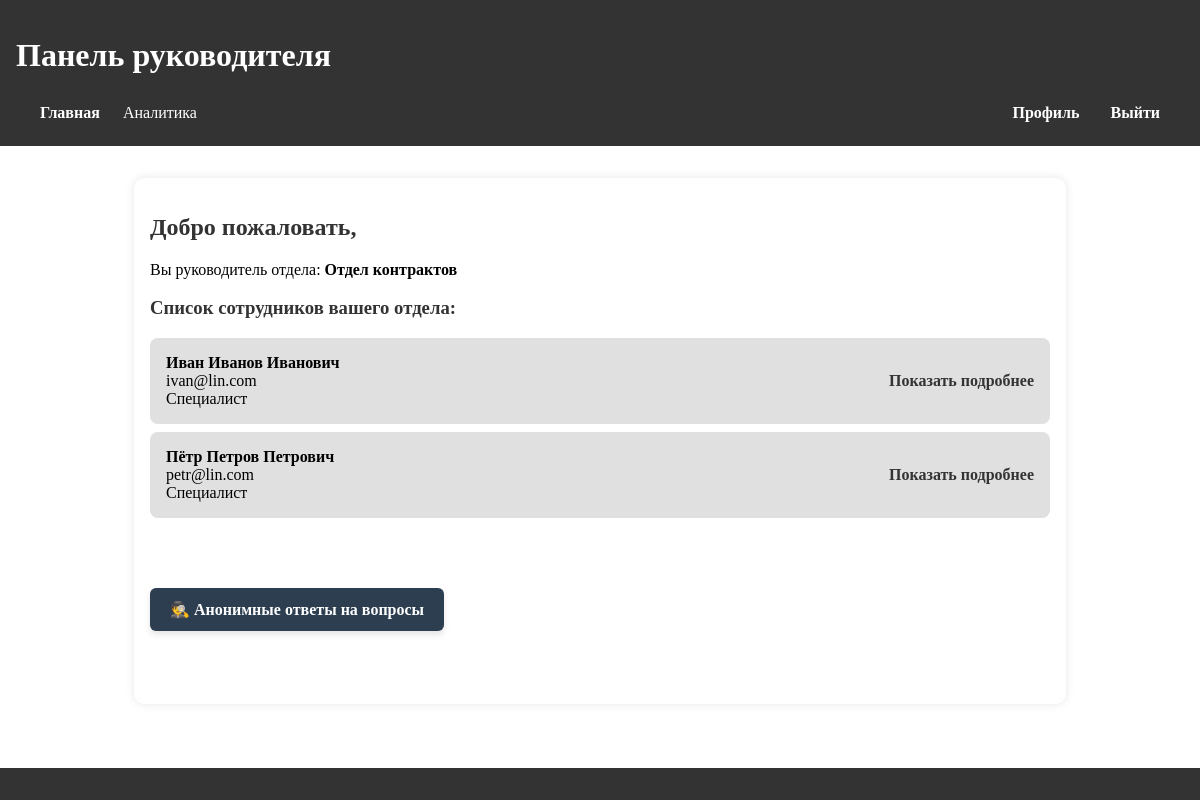
The page /manager/home/ (signed in) on the database its author committed.
### polls/models.py (models this page shows, shortened)
class CustomUser(AbstractUser):
    full_name = models.CharField(max_length=150)
    position = models.CharField(max_length=100)
    department = models.CharField(max_length=100)
    ROLE_CHOICES = (
        ('user', 'Обычный пользователь'),
        ('manager', 'Руководитель'),
        ('admin', 'Администратор'),
    )
    role = models.CharField(max_length=10, choices=ROLE_CHOICES, default='user')

### polls/views.py (the view)
# urls.py: path('manager/home/', views.manager_home, name='manager_home'),
@login_required
def manager_home(request):
    employees = CustomUser.objects.filter(
        department=request.user.department,
        role='user'
    )
    return render(request, 'manager/home.html', {
        'user': request.user,
        'employees': employees
    })

### templates/manager/home.html (shortened to what this page needs)
<!DOCTYPE html>
{% extends 'base_manager.html' %}
{% block content %}
<h2>Добро пожаловать, {{ user.get_full_name }}</h2>
<p>Вы руководитель отдела: <strong>{{ user.department }}</strong></p>
<h3>Список сотрудников вашего отдела:</h3>
{% if employees %}
  <ul>
    {% for emp in employees %}
      <li style="display: flex; justify-content: space-between; align-items: center;">
        <div>
          <strong>{{ emp.full_name }}</strong><br>
          {{ emp.email }}<br>
          {{ emp.position }}
        </div>
        <a href="{% url 'employee_detail' user_id=emp.id %}" style="margin-left: 20px;">
          Показать подробнее
        </a>
      </li>
    {% endfor %}
  </ul>
{% else %}
  <p>Нет сотрудников в вашем отделе.</p>
{% endif %}
<div style="margin-top: 40px;">
  <a href="{% url 'anonymous_surveys' %}" class="anonymous-button">
    🕵️ Анонимные ответы на вопросы
  </a>
</div>
{% endblock %}

### polls/static/css/style.css (style rules this page uses)
html, body { height: 100%; margin: 0; padding: 0; display: flex; flex-direction: column; }
h2, h3 { color: #333; }
ul { list-style-type: none; padding: 0; }
li { background-color: #e0e0e0; margin: 0.5rem 0; padding: 1rem; border-radius: 8px; transition: background-color 0.3s; }
a { color: #333; text-decoration: none; font-weight: bold; }
.anonymous-button { display: inline-block; margin-top: 30px; padding: 12px 20px; background-color: #2c3e50; color: white; text-decoration: none; border-radius: 6px; font-weight: bold; box-shadow: 0 4px 6px rgba(0, 0, 0, 0.1); transition: background-color 0.3s ease; }

### rows shown on the page
CustomUser: department "Отдел контрактов", full_name "Иван Иванов Иванович", email "ivan@lin.com", position "Специалист"
CustomUser: full_name "Пётр Петров Петрович", email "petr@lin.com", position "Специалист"
